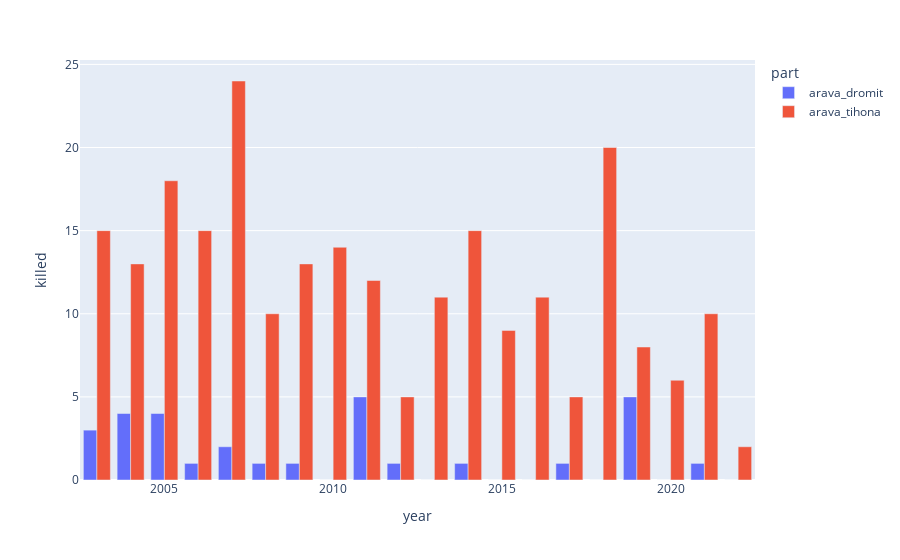

Notebook cell for this chart:
### Code cell
df_90.groupby(['part', 'year']).sum().reset_index() >> pipe(lambda x: px.bar(x, x='year', y='killed', color='part', barmode='group'))

### Figure 1 — Plotly figure (JSON) as saved in the notebook; plotly's stock layout.template omitted (floating-point values rounded to 4 significant figures)
{"data": [{"alignmentgroup": "True", "hovertemplate": "part=arava_dromit<br>year=%{x}<br>killed=%{y}<extra></extra>", "legendgroup": "arava_dromit", "marker": {"color": "#636efa"}, "name": "arava_dromit", "offsetgroup": "arava_dromit", "orientation": "v", "showlegend": true, "textposition": "auto", "type": "bar", "x": [2003, 2004, 2005, 2006, 2007, 2008, 2009, 2010, 2011, 2012, 2013, 2014, 2015, 2016, 2017, 2018, 2019, 2020, 2021, 2022], "xaxis": "x", "y": [3, 4, 4, 1, 2, 1, 1, 0, 5, 1, 0, 1, 0, 0, 1, 0, 5, 0, 1, 0], "yaxis": "y"}, {"alignmentgroup": "True", "hovertemplate": "part=arava_tihona<br>year=%{x}<br>killed=%{y}<extra></extra>", "legendgroup": "arava_tihona", "marker": {"color": "#EF553B"}, "name": "arava_tihona", "offsetgroup": "arava_tihona", "orientation": "v", "showlegend": true, "textposition": "auto", "type": "bar", "x": [2003, 2004, 2005, 2006, 2007, 2008, 2009, 2010, 2011, 2012, 2013, 2014, 2015, 2016, 2017, 2018, 2019, 2020, 2021, 2022], "xaxis": "x", "y": [15, 13, 18, 15, 24, 10, 13, 14, 12, 5, 11, 15, 9, 11, 5, 20, 8, 6, 10, 2], "yaxis": "y"}], "layout": {"barmode": "group", "legend": {"title": {"text": "part"}, "tracegroupgap": 0}, "margin": {"t": 60}, "xaxis": {"anchor": "y", "domain": [0, 1], "title": {"text": "year"}}, "yaxis": {"anchor": "x", "domain": [0, 1], "title": {"text": "killed"}}}}
